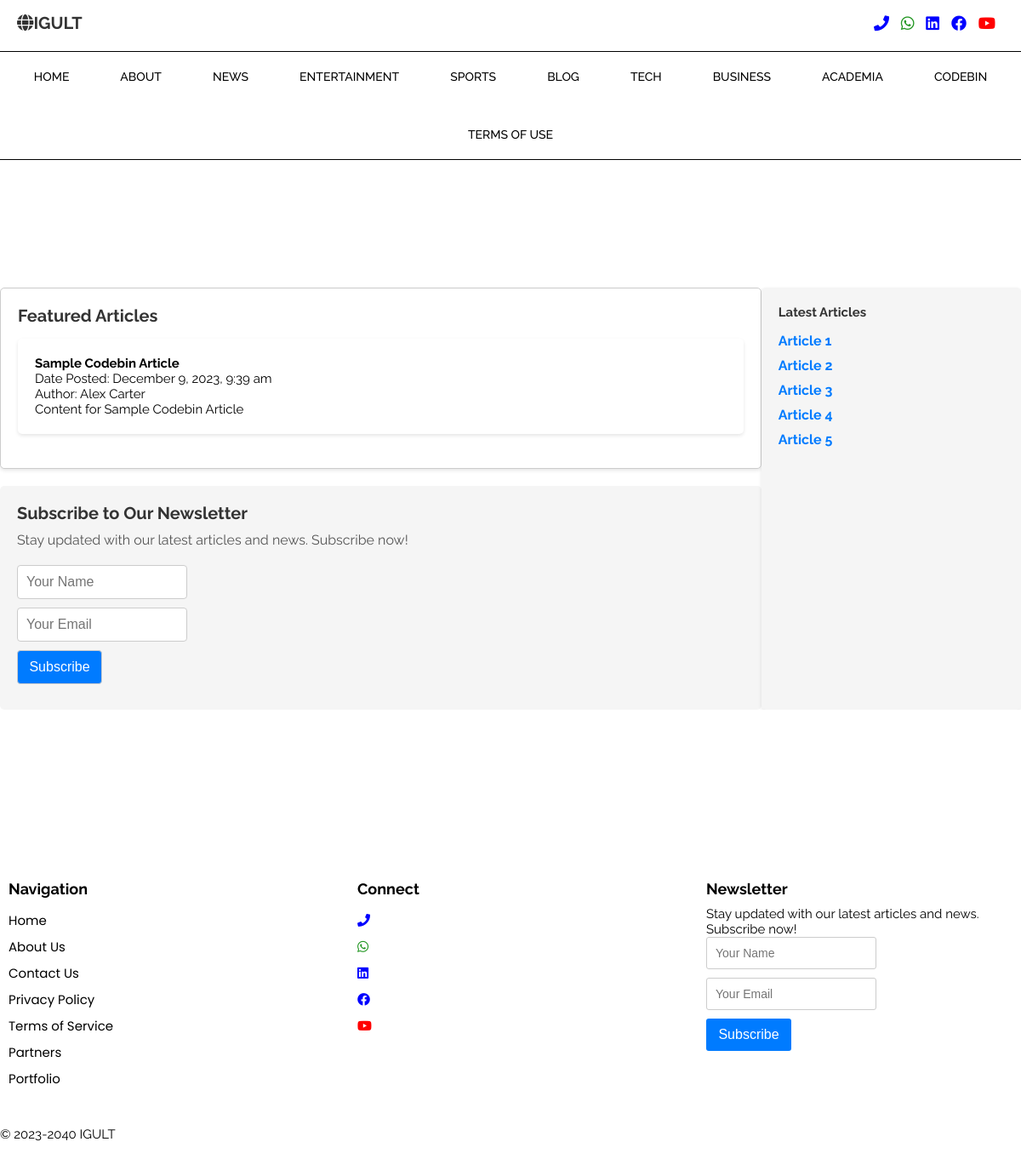
/codebin_page.php, run on the app's committed database.
### tables this page shows
CREATE TABLE IF NOT EXISTS `articles` (
  `id` INT(30) NOT NULL AUTO_INCREMENT,
  `title` TEXT NOT NULL,
  `content` LONGTEXT NOT NULL,
  `author` VARCHAR(100) NOT NULL,
  `date_submitted` TIMESTAMP NOT NULL,
  `category_id` INT(30) NOT NULL,
  PRIMARY KEY (`id`),
  FOREIGN KEY (`category_id`) REFERENCES `categories`(`id`) ON DELETE CASCADE
);

### display_codebin.php (the view, shortened to what this page needs)
<!DOCTYPE html>
<html lang="en">
<head>
</head>
<body>
</body>
</html>
<?php
$servername = "localhost";
$username = "root";
$password = "";
$dbname = "igult_database";
$conn = new mysqli($servername, $username, $password, $dbname);
$sql = "SELECT articles.id, articles.title, articles.content, articles.author, articles.date_submitted, articles.category_id, multimedia_files.filename, multimedia_files.filetype, multimedia_files.filedata
        FROM articles
        LEFT JOIN multimedia_files ON articles.id = multimedia_files.article_id
        WHERE articles.category_id = (SELECT id FROM categories WHERE name = 'CODEBIN')
        ORDER BY articles.date_submitted DESC";
$result = $conn->query($sql);
if ($result !== false && $result->num_rows > 0) {
    while ($row = $result->fetch_assoc()) {
        echo "<div class='article'>";
        echo "<h2>" . $row['title'] . "</h2>";
        echo "<p>Date Posted: " . date("F j, Y, g:i a", strtotime($row['date_submitted'])) . "</p>";
$author = !empty($row['author']) ? $row['author'] : 'Antipas Henry';
echo "<p>Author: " . $author . "</p>";
        $content = stripslashes($row['content']);
        $content = nl2br($content);
        $max_length = 50;
        if (strlen($content) > $max_length) {
            $truncated_content = substr($content, 0, $max_length);
            $remaining_content = substr($content, $max_length);
            echo "<p>" . $truncated_content . "... <a href='full_article.php?id=" . $row['id'] . "'>Read More</a></p>";
        } else {
            echo "<p>" . $content . "</p>";
        }
        echo "</div>";
    }
} else {
    echo "No CODEBIN articles found.";
}
?>

### blogs.css (style rules this page uses)
body, h1, h2, h3, h4, p { margin: 0; padding: 0; font-family: 'Raleway', sans-serif; font-size: 15px; }
.article { margin-bottom: 20px; background-color: #fff; padding: 20px; border-radius: 5px; box-shadow: 0 2px 4px rgba(0, 0, 0, 0.1); font-size: 16px; font-family: 'Raleway', sans-serif; font-size: 18px; }

### header.php (style rules this page uses)
html, body { margin: 0 !important; padding: 0; }
* { box-sizing: border-box; }

### footer.php (style rules this page uses)
body { font-family: 'Raleway', sans-serif !important; }

### data on the page
articles: title "Sample Codebin Article", date_submitted "December 9, 2023, 9:39 am", author "Alex Carter", content "Content for Sample Codebin Article"
